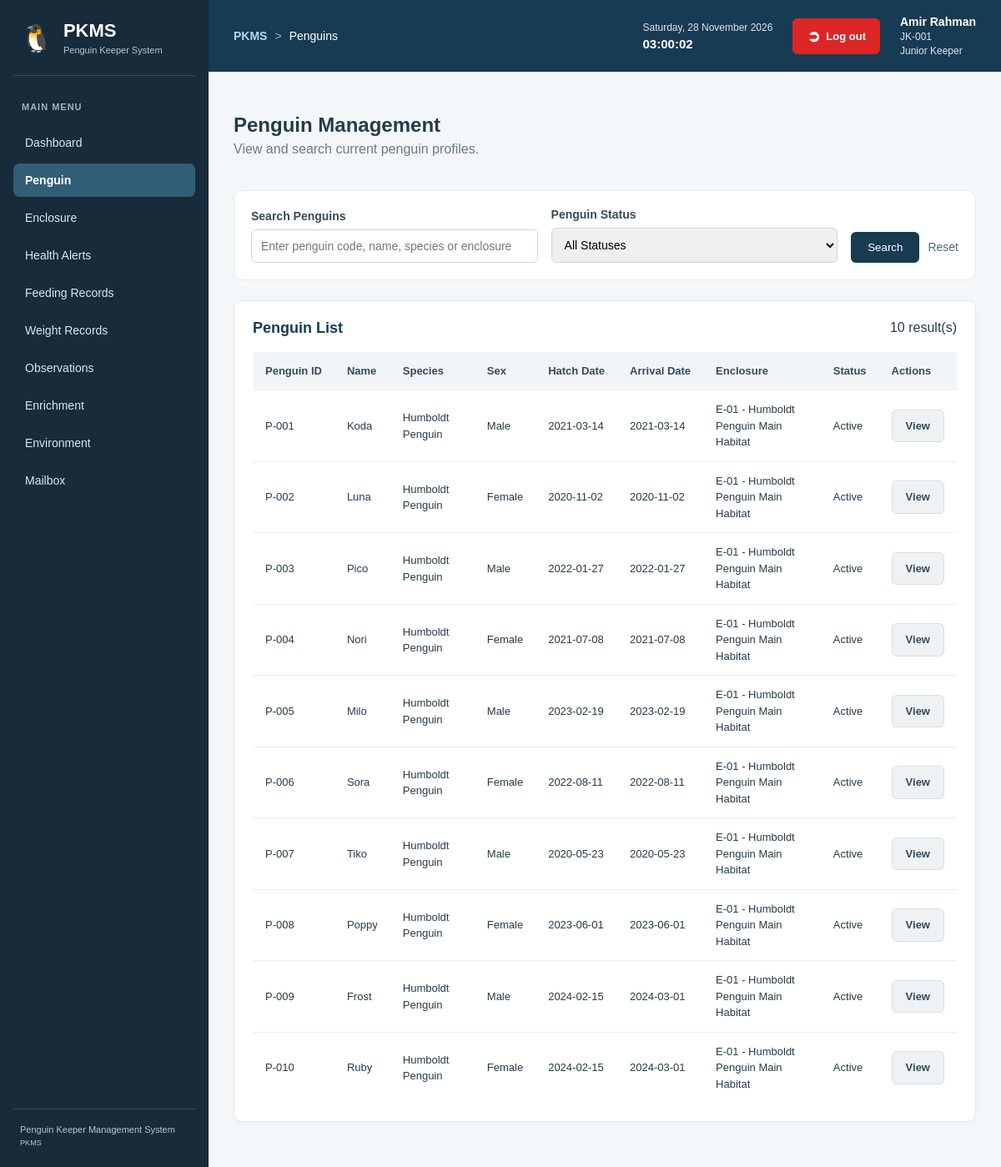
/modules/penguins/index.php (signed in), run on the app's committed database.
### tables this page shows
CREATE TABLE `penguins` (
  `penguin_id` int(11) NOT NULL,
  `animal_code` varchar(20) NOT NULL,
  `name` varchar(60) NOT NULL,
  `species` varchar(80) NOT NULL,
  `sex` enum('Male','Female','Unknown') DEFAULT 'Unknown',
  `hatch_date` date DEFAULT NULL,
  `origin_type` varchar(50) DEFAULT NULL,
  `arrival_date` date DEFAULT NULL,
  `enclosure_id` int(11) DEFAULT NULL,
  `status` enum('Active','Quarantine','Transferred','Deceased') DEFAULT 'Active',
  `notes` text DEFAULT NULL,
  `created_at` datetime DEFAULT current_timestamp(),
  `archived_at` datetime DEFAULT NULL,
  `archived_by` int(11) DEFAULT NULL
);

CREATE TABLE `enclosures` (
  `enclosure_id` int(11) NOT NULL,
  `enclosure_code` varchar(20) NOT NULL,
  `enclosure_name` varchar(100) NOT NULL,
  `capacity` int(11) NOT NULL,
  `status` enum('Active','Maintenance') DEFAULT 'Active',
  `notes` text DEFAULT NULL,
  `created_at` datetime DEFAULT current_timestamp(),
  `archived_at` datetime DEFAULT NULL,
  `archived_by` int(11) DEFAULT NULL
);

### modules/penguins/index.php (the view, shortened to what this page needs)
<?php
require_once __DIR__ . '/../../includes/auth.php';
$role = $_SESSION['role'];
$search = trim($_GET['search'] ?? '');
$showArchived = (
    $role === 'Senior Keeper' &&
    ($_GET['show_archived'] ?? '') === '1'
);
$penguins = [];
$loadError = false;
try {
    $sql = "
        SELECT
            p.penguin_id,
            p.animal_code,
            p.name,
            p.species,
            p.sex,
            p.hatch_date,
            p.arrival_date,
            p.status,
            p.archived_at,
            p.archived_by,
            e.enclosure_code,
            e.enclosure_name
        FROM penguins p
        LEFT JOIN enclosures e
            ON p.enclosure_id = e.enclosure_id
    ";
    $conditions = [];
    $params = [];
    if ($showArchived) {
        $conditions[] = "p.archived_at IS NOT NULL";
    } else {
        $conditions[] = "p.archived_at IS NULL";
    }
    if (!empty($conditions)) {
        $sql .= " WHERE " . implode(" AND ", $conditions);
    }
    $sql .= " ORDER BY p.animal_code ASC";
    $stmt = $pdo->prepare($sql);
    $stmt->execute($params);
    $penguins = $stmt->fetchAll();
} catch (PDOException $e) {
    error_log("Penguin listing error: " . $e->getMessage());
    $loadError = true;
}
?>
<!DOCTYPE html>
<html lang="en">
<head>
    <link rel="stylesheet"
          href="/penguin_keeper_management/assets/css/style.css">
</head>
<body>
<div class="app-layout">
    <?php
    require_once __DIR__ . '/../../includes/sidebar.php';
    ?>
    <div class="main-area">
        <?php
        require_once __DIR__ . '/../../includes/topbar.php';
        ?>
        <main class="main-content">
            <div class="page-heading">
                <div>
                    <h2>Penguin Management</h2>
                    <p>
                        <?= $showArchived
                            ? 'Viewing archived penguin profiles.'
                            : 'View and search current penguin profiles.' ?>
                    </p>
                </div>
            </div>
            <form method="GET"
                  action="index.php"
                  class="penguin-search-form">
                <div class="search-field">
                    <label for="search">Search Penguins</label>
                    <input
                        type="text"
                        id="search"
                        name="search"
                        placeholder="Enter penguin code, name, species or enclosure"
                        value="<?= htmlspecialchars($search) ?>"
                    >
                </div>
                <div class="search-field">
                    <label for="status">Penguin Status</label>
                    <select id="status" name="status">
                        <option value="">All Statuses</option>
                    </select>
                </div>
                <div class="search-actions">
                    <button type="submit">Search</button>
                    <a href="index.php" class="reset-search">
                        Reset
                    </a>
                </div>
            </form>
            <?php if ($loadError): ?>
                <p class="dashboard-error">
                    Unable to load penguin records.
                    Please try again later.
                </p>
            <?php else: ?>
            <section class="table-section">
                <div class="table-header">
                    <h2>
                        <?= $showArchived ? 'Archived Penguin Profiles' : 'Penguin List' ?>
                    </h2>
                    <span>
                        <?= count($penguins) ?> result(s)
                    </span>
                </div>
                <div class="table-responsive">
                    <table class="data-table">
                        <thead>
                            <tr>
                                <th>Penguin ID</th>
                                <th>Name</th>
                                <th>Species</th>
                                <th>Sex</th>
                                <th>Hatch Date</th>
                                <th>Arrival Date</th>
                                <th>Enclosure</th>
                                <th>Status</th>
                                <th>Actions</th>
                            </tr>
                        </thead>
                        <tbody>
                            <?php if (count($penguins) > 0): ?>
                                <?php foreach ($penguins as $penguin): ?>
                                    <tr>
                                        <td>
                                            <?= htmlspecialchars($penguin['animal_code']) ?>
                                        </td>
                                        <td>
                                            <?= htmlspecialchars($penguin['name']) ?>
                                        </td>
                                        <td>
                                            <?= htmlspecialchars($penguin['species']) ?>
                                        </td>
                                        <td>
                                            <?= htmlspecialchars($penguin['sex']) ?>
                                        </td>
                                        <td>
                                            <?= htmlspecialchars(
                                                $penguin['hatch_date'] ?? 'Not recorded'
                                            ) ?>
                                        </td>
                                        <td>
                                            <?= htmlspecialchars(
                                                $penguin['arrival_date'] ?? 'Not recorded'
                                            ) ?>
                                        </td>
                                        <td>
                                            <?php if ($penguin['enclosure_code']): ?>
                                                <?= htmlspecialchars($penguin['enclosure_code']) ?>
                                                -
                                                <?= htmlspecialchars($penguin['enclosure_name']) ?>
                                            <?php else: ?>
                                                Not assigned
                                            <?php endif; ?>
                                        </td>
                                        <td>
                                            <?= htmlspecialchars($penguin['status']) ?>
                                        </td>
                                        <td>
                                            <?php if (!$showArchived): ?>
                                            <a
                                                href="view.php?id=<?= (int)$penguin['penguin_id'] ?>"
                                                class="btn-secondary"
                                            >
                                                View
                                            </a>
                                            <?php endif; ?>
                                        </td>
                                    </tr>
                                <?php endforeach; ?>
                            <?php endif; ?>
                        </tbody>
                    </table>
                </div>
            </section>
            <?php endif; ?>
        </main>
    </div>
</div>
</body>
</html>

### assets/css/style.css (style rules this page uses)
.app-layout { display: flex; min-height: 100vh; width: 100%; }
.main-area { flex: 1; min-width: 0; display: flex; flex-direction: column; }
.main-content { flex: 1; width: auto; max-width: none; margin: 0; padding: 30px; background: #f1f5f9; box-sizing: border-box; }
.main-content button { background: #dc2626; color: white; border: none; padding: 11px 20px; border-radius: 5px; cursor: pointer; }
.app-layout { display: flex; min-height: 100vh; }
.main-content { flex: 1; min-width: 0; padding: 30px; background-color: #f4f7f9; }
.page-heading { display: flex; justify-content: space-between; align-items: center; margin-bottom: 24px; }
.page-heading h2 { margin-bottom: 6px; }
.page-heading p { margin-top: 0; color: #687b88; }
.penguin-search-form { display: flex; align-items: flex-end; flex-wrap: wrap; gap: 16px; padding: 20px; margin-bottom: 24px; background-color: #ffffff; border: 1px solid #e1e8ed; border-radius: 10px; }
.search-field { display: flex; flex-direction: column; gap: 8px; flex: 1; min-width: 200px; }
.search-field label { font-size: 14px; font-weight: 600; color: #344b5a; }
.search-field input, .search-field select { width: 100%; padding: 11px; border: 1px solid #ccd6dd; border-radius: 6px; font-size: 14px; box-sizing: border-box; }
.search-actions { display: flex; align-items: center; gap: 12px; }
.search-actions button { padding: 11px 20px; border: none; border-radius: 6px; background-color: #173b53; color: #ffffff; cursor: pointer; }
.reset-search { color: #526675; text-decoration: none; font-size: 14px; }
* { box-sizing: border-box; }
body { margin: 0; font-family: Arial, Helvetica, sans-serif; color: #263b49; background: #f1f5f9; }
a { transition: color 0.2s ease, background-color 0.2s ease; }
.table-section, .search-panel, .content-card { background: #ffffff; border: 1px solid #e1e8ed; border-radius: 10px; padding: 22px; margin-bottom: 24px; box-shadow: 0 2px 6px rgba(0, 0, 0, 0.035); }
.table-header, .section-header { display: flex; justify-content: space-between; align-items: center; flex-wrap: wrap; gap: 12px; margin-bottom: 18px; }
.table-header h2, .search-panel h2, .section-header h2 { margin: 0; color: #173b53; font-size: 18px; }
.search-actions { display: flex; align-items: center; flex-wrap: wrap; gap: 10px; }
.btn-primary, .btn-secondary, .btn-danger, .btn-success { display: inline-flex; justify-content: center; align-items: center; min-height: 38px; padding: 9px 16px; border: 1px solid transparent; border-radius: 6px; text-decoration: none; font-family: inherit; font-size: 13px; font-weight: 600; cursor: pointer; transition: background-color 0.2s ease; }
.main-content .btn-secondary { background: #eef2f5; border-color: #d5dfe5; color: #344b5a; }
.table-responsive { width: 100%; overflow-x: auto; }
.data-table { width: 100%; min-width: 650px; border-collapse: collapse; background: #ffffff; }
.data-table th, .data-table td { padding: 13px 15px; border-bottom: 1px solid #e8edf0; text-align: left; vertical-align: middle; font-size: 13px; line-height: 1.5; }
.data-table th { background: #f1f5f8; color: #344b5a; font-weight: 700; white-space: nowrap; }
.data-table tbody tr:last-child td { border-bottom: none; }
.data-table td a { color: #245873; font-weight: 600; text-decoration: none; }

### data on the page
penguins: animal_code "P-001", name "Koda", species "Humboldt Penguin", sex "Male", hatch_date "2021-03-14", arrival_date "2021-03-14", enclosure.enclosure_code "E-01", enclosure.enclosure_name "Humboldt Penguin Main Habitat", status "Active"
penguins: animal_code "P-002", name "Luna", species "Humboldt Penguin", sex "Female", hatch_date "2020-11-02", arrival_date "2020-11-02", enclosure.enclosure_code "E-01", enclosure.enclosure_name "Humboldt Penguin Main Habitat", status "Active"
penguins: animal_code "P-003", name "Pico", species "Humboldt Penguin", sex "Male", hatch_date "2022-01-27", arrival_date "2022-01-27", enclosure.enclosure_code "E-01", enclosure.enclosure_name "Humboldt Penguin Main Habitat", status "Active"
penguins: animal_code "P-004", name "Nori", species "Humboldt Penguin", sex "Female", hatch_date "2021-07-08", arrival_date "2021-07-08", enclosure.enclosure_code "E-01", enclosure.enclosure_name "Humboldt Penguin Main Habitat", status "Active"
penguins: animal_code "P-005", name "Milo", species "Humboldt Penguin", sex "Male", hatch_date "2023-02-19", arrival_date "2023-02-19", enclosure.enclosure_code "E-01", enclosure.enclosure_name "Humboldt Penguin Main Habitat", status "Active"
penguins: animal_code "P-006", name "Sora", species "Humboldt Penguin", sex "Female", hatch_date "2022-08-11", arrival_date "2022-08-11", enclosure.enclosure_code "E-01", enclosure.enclosure_name "Humboldt Penguin Main Habitat", status "Active"
penguins: animal_code "P-007", name "Tiko", species "Humboldt Penguin", sex "Male", hatch_date "2020-05-23", arrival_date "2020-05-23", enclosure.enclosure_code "E-01", enclosure.enclosure_name "Humboldt Penguin Main Habitat", status "Active"
penguins: animal_code "P-008", name "Poppy", species "Humboldt Penguin", sex "Female", hatch_date "2023-06-01", arrival_date "2023-06-01", enclosure.enclosure_code "E-01", enclosure.enclosure_name "Humboldt Penguin Main Habitat", status "Active"
penguins: animal_code "P-009", name "Frost", species "Humboldt Penguin", sex "Male", hatch_date "2024-02-15", arrival_date "2024-03-01", enclosure.enclosure_code "E-01", enclosure.enclosure_name "Humboldt Penguin Main Habitat", status "Active"
penguins: animal_code "P-010", name "Ruby", species "Humboldt Penguin", sex "Female", hatch_date "2024-02-15", arrival_date "2024-03-01", enclosure.enclosure_code "E-01", enclosure.enclosure_name "Humboldt Penguin Main Habitat", status "Active"

### other printed values
$item['label'] "Dashboard"
$item['label'] "Penguin"
$item['label'] "Enclosure"
$item['label'] "Health Alerts"
$item['label'] "Feeding Records"
$item['label'] "Weight Records"
$item['label'] "Observations"
$item['label'] "Enrichment"
$item['label'] "Environment"
$item['label'] "Mailbox"
$crumb "Penguins"
$_SESSION['full_name'] "Amir Rahman"
$_SESSION['staff_code'] "JK-001"
$_SESSION['role'] "Junior Keeper"
count($penguins) "10"
